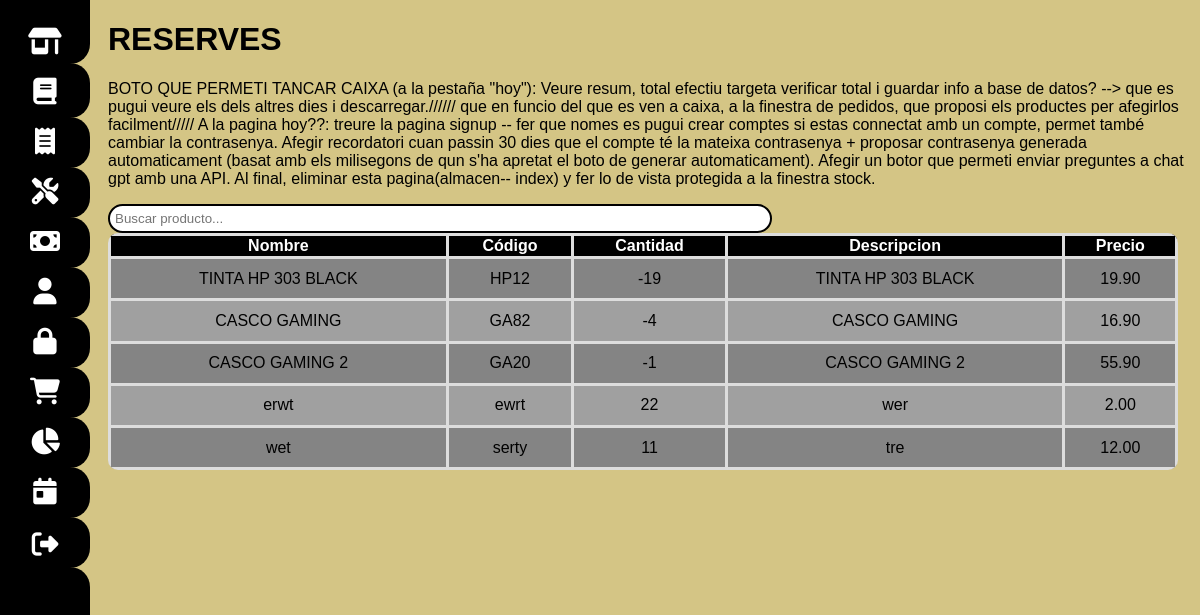
Screenshot of /index/ (signed in) with the database file from the repository.
### myapp/models.py (models this page shows, shortened)
class Producto(models.Model):
    nombre = models.CharField(max_length=200)
    codigo = models.CharField(max_length=200)
    cantidad= models.IntegerField()
    descripcion= models.CharField(max_length=300,default='')
    precio= models.DecimalField(max_digits=9999999, decimal_places=2)
    imagen = models.ImageField(upload_to='imagenes/')
    preu_distribuidor=models.DecimalField(max_digits=9999999, decimal_places=2,default=1)
    marge=models.DecimalField(max_digits=9999999, decimal_places=2,default=1)

### myapp/views.py (the view)
# urls.py: path("index/", views.index, name="index"),
@login_required
def index(request):
    productos = Producto.objects.all()
    return render(request,"index.html",{"productos":productos})

### myapp/templates/index.html (shortened to what this page needs)
{% extends "layouts/base.html" %}
{% block content %}
<!DOCTYPE html>
<html lang="en">
<head>
</head>
<body>
    <div class="main-content">
        <h1>RESERVES</h1><p> BOTO QUE PERMETI TANCAR CAIXA (a la pestaña "hoy"): Veure resum, total efectiu targeta verificar total i guardar info a base de datos? --> que es pugui veure  els dels altres dies i descarregar.////// que en funcio del que es ven a caixa, a la finestra de pedidos, que proposi els productes per afegirlos facilment///// A la pagina hoy??: treure la pagina signup -- fer que nomes es pugui crear comptes si estas connectat amb un compte, permet també cambiar la contrasenya. Afegir recordatori cuan passin 30 dies que el compte té la mateixa contrasenya + proposar contrasenya generada automaticament (basat amb els milisegons de qun s'ha apretat el boto de generar automaticament). Afegir un botor que permeti enviar preguntes a chat gpt amb una API. Al final, eliminar esta pagina(almacen-- index) y fer lo de vista protegida a la finestra stock.</p>
        <input type="text" id="searchInput" placeholder="Buscar producto...">
        <form method="post">
        <table id="productTable1">
            <thead>
                <tr>
                    <th>Nombre</th>
                    <th>Código</th>
                    <th>Cantidad</th>
                    <th>Descripcion</th>
                    <th>Precio</th>
                </tr>
            </thead>
            <tbody>
                {% for producto in productos %}
                <tr>
                    <td>{{ producto.nombre }}</td>
                    <td>{{ producto.codigo }}</td>
                    <td>{{ producto.cantidad }}
                    </td>
                    <td>{{ producto.descripcion|truncatechars:25 }}</td>
                    <td>{{ producto.precio }}</td>
                </tr>
                {% endfor %}
            </form>
    </div>
</body>
</html>
{% endblock %}

### myapp/static/styles/main.css (style rules this page uses)
body { margin: 0; padding: 0; font-family: Arial, sans-serif; background: rgb(212, 197, 133); color: #000000; }
.main-content { padding-left: 9%; overflow: hidden; }
#searchInput { margin-bottom: 10px; padding: 5px; width: 85%; border-radius: 30px; border-style: 5px; -webkit-border-radius: 30px; -moz-border-radius: 30px; -ms-border-radius: 30px; -o-border-radius: 30px; align-items: center; }
table { width: 98%; border-collapse: collapse; }
table th, table td { padding: 1px; text-align: center; border: 3px solid #ddd; }
table th { background-color: #000000; color: #ffffff; text-align: center; }
tr:nth-child(even) { background-color: #a0a0a0; }
tr:nth-child(odd) { background-color: #848484; }
#productTable1 { border-radius: 10px; overflow: hidden; -webkit-border-radius: 10px; -moz-border-radius: 10px; -ms-border-radius: 10px; -o-border-radius: 10px; }
#productTable1 td { padding: 1%; }
input { border-radius: 10px; -webkit-border-radius: 10px; -moz-border-radius: 10px; -ms-border-radius: 10px; -o-border-radius: 10px; text-decoration: none; display: inline-block; border: 2px black solid; padding-left: 5px; }
#searchInput { width:650px; margin: 0 20px 0 0px; }

### rows the page displays
Producto: nombre "TINTA HP 303 BLACK", codigo "HP12", cantidad "-19", descripcion "TINTA HP 303 BLACK", precio "19.90"
Producto: nombre "CASCO GAMING", codigo "GA82", cantidad "-4", descripcion "CASCO GAMING", precio "16.90"
Producto: nombre "CASCO GAMING 2", codigo "GA20", cantidad "-1", descripcion "CASCO GAMING 2", precio "55.90"
Producto: nombre "erwt", codigo "ewrt", cantidad "22", descripcion "wer", precio "2.00"
Producto: nombre "wet", codigo "serty", cantidad "11", descripcion "tre", precio "12.00"
